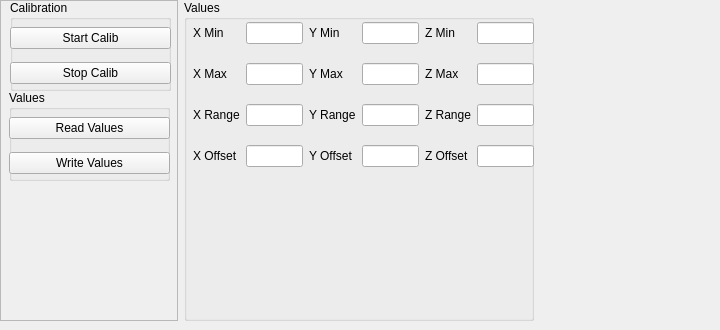
           <widget class="QWidget" name="MM3">
            <attribute name="title">
             <string>MM3</string>
            </attribute>
            <widget class="QWidget" name="horizontalLayoutWidget">
             <property name="geometry">
              <rect>
               <x>0</x>
               <y>0</y>
               <width>711</width>
               <height>321</height>
              </rect>
             </property>
             <layout class="QHBoxLayout" name="horizontalLayout">
              <item>
               <widget class="QFrame" name="frame">
                <property name="sizePolicy">
                 <sizepolicy hsizetype="Expanding" vsizetype="Preferred">
                  <horstretch>0</horstretch>
                  <verstretch>0</verstretch>
                 </sizepolicy>
                </property>
                <property name="frameShape">
                 <enum>QFrame::StyledPanel</enum>
                </property>
                <property name="frameShadow">
                 <enum>QFrame::Raised</enum>
                </property>
                <widget class="QGroupBox" name="groupBox_4">
                 <property name="geometry">
                  <rect>
                   <x>10</x>
                   <y>0</y>
                   <width>161</width>
                   <height>91</height>
                  </rect>
                 </property>
                 <property name="sizePolicy">
                  <sizepolicy hsizetype="Expanding" vsizetype="Expanding">
                   <horstretch>0</horstretch>
                   <verstretch>0</verstretch>
                  </sizepolicy>
                 </property>
                 <property name="title">
                  <string>Calibration</string>
                 </property>
                 <widget class="QWidget" name="verticalLayoutWidget">
                  <property name="geometry">
                   <rect>
                    <x>0</x>
                    <y>20</y>
                    <width>161</width>
                    <height>71</height>
                   </rect>
                  </property>
                  <layout class="QVBoxLayout" name="verticalLayout">
                   <item>
                    <widget class="QPushButton" name="startCalib">
                     <property name="sizePolicy">
                      <sizepolicy hsizetype="Expanding" vsizetype="Fixed">
                       <horstretch>0</horstretch>
                       <verstretch>0</verstretch>
                      </sizepolicy>
                     </property>
                     <property name="text">
                      <string>Start Calib</string>
                     </property>
                    </widget>
                   </item>
                   <item>
                    <widget class="QPushButton" name="stopCalib">
                     <property name="sizePolicy">
                      <sizepolicy hsizetype="Expanding" vsizetype="Fixed">
                       <horstretch>0</horstretch>
                       <verstretch>0</verstretch>
                      </sizepolicy>
                     </property>
                     <property name="text">
                      <string>Stop Calib</string>
                     </property>
                    </widget>
                   </item>
                  </layout>
                 </widget>
                </widget>
                <widget class="QGroupBox" name="groupBox_5">
                 <property name="geometry">
                  <rect>
                   <x>9</x>
                   <y>90</y>
                   <width>161</width>
                   <height>91</height>
                  </rect>
                 </property>
                 <property name="title">
                  <string>Values</string>
                 </property>
                 <widget class="QWidget" name="verticalLayoutWidget_2">
                  <property name="geometry">
                   <rect>
                    <x>0</x>
                    <y>20</y>
                    <width>161</width>
                    <height>71</height>
                   </rect>
                  </property>
                  <layout class="QVBoxLayout" name="verticalLayout_2">
                   <item>
                    <widget class="QPushButton" name="readCompassValues">
                     <property name="text">
                      <string>Read Values</string>
                     </property>
                    </widget>
                   </item>
                   <item>
                    <widget class="QPushButton" name="writeCompassValues">
                     <property name="text">
                      <string>Write Values</string>
                     </property>
                    </widget>
                   </item>
                  </layout>
                 </widget>
                </widget>
               </widget>
              </item>
              <item>
               <widget class="QGroupBox" name="groupBox_3">
                <property name="sizePolicy">
                 <sizepolicy hsizetype="Expanding" vsizetype="Expanding">
                  <horstretch>0</horstretch>
                  <verstretch>0</verstretch>
                 </sizepolicy>
                </property>
                <property name="minimumSize">
                 <size>
                  <width>350</width>
                  <height>0</height>
                 </size>
                </property>
                <property name="maximumSize">
                 <size>
                  <width>300</width>
                  <height>16777215</height>
                 </size>
                </property>
                <property name="title">
                 <string>Values</string>
                </property>
                <widget class="QWidget" name="gridLayoutWidget">
                 <property name="geometry">
                  <rect>
                   <x>9</x>
                   <y>9</y>
                   <width>341</width>
                   <height>171</height>
                  </rect>
                 </property>
                 <layout class="QGridLayout" name="gridLayout">
                  <property name="sizeConstraint">
                   <enum>QLayout::SetDefaultConstraint</enum>
                  </property>
                  <item row="0" column="1">
                   <widget class="QLineEdit" name="X_MIN"/>
                  </item>
                  <item row="0" column="3">
                   <widget class="QLineEdit" name="Y_MIN"/>
                  </item>
                  <item row="0" column="5">
                   <widget class="QLineEdit" name="Z_MIN"/>
                  </item>
                  <item row="0" column="0">
                   <widget class="QLabel" name="label_36">
                    <property name="text">
                     <string>X Min</string>
                    </property>
                   </widget>
                  </item>
                  <item row="0" column="2">
                   <widget class="QLabel" name="label_37">
                    <property name="text">
                     <string>Y Min</string>
                    </property>
                   </widget>
                  </item>
                  <item row="0" column="4">
                   <widget class="QLabel" name="label_38">
                    <property name="text">
                     <string>Z Min</string>
                    </property>
                   </widget>
                  </item>
                  <item row="1" column="1">
                   <widget class="QLineEdit" name="X_MAX"/>
                  </item>
                  <item row="2" column="1">
                   <widget class="QLineEdit" name="X_RANGE"/>
                  </item>
                  <item row="3" column="1">
                   <widget class="QLineEdit" name="X_OFFSET">
                    <property name="text">
                     <string/>
                    </property>
                   </widget>
                  </item>
                  <item row="3" column="0">
                   <widget class="QLabel" name="label_199">
                    <property name="text">
                     <string>X Offset</string>
                    </property>
                   </widget>
                  </item>
                  <item row="2" column="0">
                   <widget class="QLabel" name="label_200">
                    <property name="text">
                     <string>X Range</string>
                    </property>
                   </widget>
                  </item>
                  <item row="1" column="0">
                   <widget class="QLabel" name="label_201">
                    <property name="text">
                     <string>X Max</string>
                    </property>
                   </widget>
                  </item>
                  <item row="1" column="3">
                   <widget class="QLineEdit" name="Y_MAX"/>
                  </item>
                  <item row="1" column="5">
                   <widget class="QLineEdit" name="Z_MAX"/>
                  </item>
                  <item row="2" column="3">
                   <widget class="QLineEdit" name="Y_RANGE"/>
                  </item>
                  <item row="3" column="3">
                   <widget class="QLineEdit" name="Y_OFFSET"/>
                  </item>
                  <item row="3" column="5">
                   <widget class="QLineEdit" name="Z_OFFSET"/>
                  </item>
                  <item row="2" column="5">
                   <widget class="QLineEdit" name="Z_RANGE"/>
                  </item>
                  <item row="2" column="2">
                   <widget class="QLabel" name="label_202">
                    <property name="text">
                     <string>Y Range</string>
                    </property>
                   </widget>
                  </item>
                  <item row="3" column="2">
                   <widget class="QLabel" name="label_203">
                    <property name="text">
                     <string>Y Offset</string>
                    </property>
                   </widget>
                  </item>
                  <item row="1" column="2">
                   <widget class="QLabel" name="label_204">
                    <property name="text">
                     <string>Y Max</string>
                    </property>
                   </widget>
                  </item>
                  <item row="3" column="4">
                   <widget class="QLabel" name="label_205">
                    <property name="text">
                     <string>Z Offset</string>
                    </property>
                   </widget>
                  </item>
                  <item row="2" column="4">
                   <widget class="QLabel" name="label_206">
                    <property name="text">
                     <string>Z Range</string>
                    </property>
                   </widget>
                  </item>
                  <item row="1" column="4">
                   <widget class="QLabel" name="label_207">
                    <property name="text">
                     <string>Z Max</string>
                    </property>
                   </widget>
                  </item>
                 </layout>
                </widget>
               </widget>
              </item>
              <item>
               <spacer name="horizontalSpacer">
                <property name="orientation">
                 <enum>Qt::Horizontal</enum>
                </property>
                <property name="sizeHint" stdset="0">
                 <size>
                  <width>40</width>
                  <height>20</height>
                 </size>
                </property>
               </spacer>
              </item>
             </layout>
            </widget>
           </widget>
